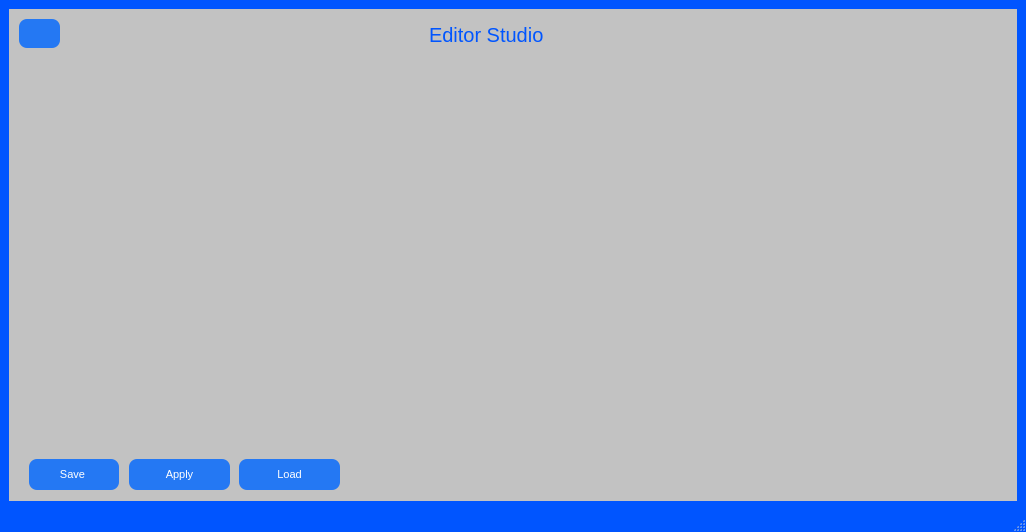
<?xml version="1.0" encoding="UTF-8"?>
<ui version="4.0">
 <class>MainWindow</class>
 <widget class="QMainWindow" name="MainWindow">
  <property name="geometry">
   <rect>
    <x>0</x>
    <y>0</y>
    <width>1026</width>
    <height>532</height>
   </rect>
  </property>
  <property name="windowTitle">
   <string>MainWindow</string>
  </property>
  <property name="styleSheet">
   <string notr="true">QMainWindow{background-color: rgb(0, 85, 255);}




</string>
  </property>
  <widget class="QWidget" name="centralwidget">
   <layout class="QGridLayout" name="gridLayout">
    <item row="0" column="0">
     <widget class="QStackedWidget" name="stackedWidget">
      <property name="styleSheet">
       <string notr="true">QStackedWidget{background-color: rgb(194, 194, 194);}
QLabel{color: rgb(255, 255, 255);}

</string>
      </property>
      <property name="currentIndex">
       <number>2</number>
      </property>
      <widget class="QWidget" name="HomePage">
       <property name="styleSheet">
        <string notr="true">QWidget{background-color: rgb(16, 24, 39);}
QPushButton{background-color: rgb(36, 120, 243);color: rgb(255, 255, 255);
border:none;
border-radius:8px;
padding:10px 24px;
font-weight: blod;
}
QPushButton:hover{background-color: rgb(71, 149, 255);}</string>
       </property>
       <layout class="QVBoxLayout" name="verticalLayout">
        <item alignment="Qt::AlignmentFlag::AlignHCenter|Qt::AlignmentFlag::AlignVCenter">
         <widget class="QLabel" name="APPname">
          <property name="minimumSize">
           <size>
            <width>0</width>
            <height>0</height>
           </size>
          </property>
          <property name="maximumSize">
           <size>
            <width>1000</width>
            <height>1000</height>
           </size>
          </property>
          <property name="font">
           <font>
            <family>Berlin Sans FB Demi</family>
            <pointsize>50</pointsize>
            <italic>false</italic>
            <bold>true</bold>
            <underline>false</underline>
            <strikeout>false</strikeout>
            <stylestrategy>PreferDefault</stylestrategy>
            <kerning>true</kerning>
            <hintingpreference>PreferFullHinting</hintingpreference>
           </font>
          </property>
          <property name="frameShape">
           <enum>QFrame::Shape::NoFrame</enum>
          </property>
          <property name="frameShadow">
           <enum>QFrame::Shadow::Plain</enum>
          </property>
          <property name="midLineWidth">
           <number>0</number>
          </property>
          <property name="text">
           <string>PIXEL LAB</string>
          </property>
          <property name="alignment">
           <set>Qt::AlignmentFlag::AlignCenter</set>
          </property>
          <property name="wordWrap">
           <bool>false</bool>
          </property>
          <property name="margin">
           <number>0</number>
          </property>
          <property name="indent">
           <number>100</number>
          </property>
         </widget>
        </item>
        <item alignment="Qt::AlignmentFlag::AlignHCenter|Qt::AlignmentFlag::AlignTop">
         <widget class="QLabel" name="Wellcoe">
          <property name="font">
           <font>
            <family>Sitka Display Semibold</family>
            <pointsize>15</pointsize>
           </font>
          </property>
          <property name="text">
           <string>Wellcome to PIXEL LAB</string>
          </property>
          <property name="alignment">
           <set>Qt::AlignmentFlag::AlignCenter</set>
          </property>
         </widget>
        </item>
        <item alignment="Qt::AlignmentFlag::AlignHCenter">
         <widget class="QPushButton" name="Start">
          <property name="minimumSize">
           <size>
            <width>200</width>
            <height>0</height>
           </size>
          </property>
          <property name="maximumSize">
           <size>
            <width>350</width>
            <height>40</height>
           </size>
          </property>
          <property name="font">
           <font>
            <pointsize>12</pointsize>
           </font>
          </property>
          <property name="cursor">
           <cursorShape>PointingHandCursor</cursorShape>
          </property>
          <property name="layoutDirection">
           <enum>Qt::LayoutDirection::RightToLeft</enum>
          </property>
          <property name="text">
           <string>Start </string>
          </property>
          <property name="icon">
           <iconset theme="QIcon::ThemeIcon::MediaPlaybackStart"/>
          </property>
         </widget>
        </item>
        <item alignment="Qt::AlignmentFlag::AlignHCenter">
         <widget class="QPushButton" name="Exit">
          <property name="minimumSize">
           <size>
            <width>200</width>
            <height>0</height>
           </size>
          </property>
          <property name="maximumSize">
           <size>
            <width>350</width>
            <height>40</height>
           </size>
          </property>
          <property name="font">
           <font>
            <pointsize>12</pointsize>
           </font>
          </property>
          <property name="cursor">
           <cursorShape>PointingHandCursor</cursorShape>
          </property>
          <property name="layoutDirection">
           <enum>Qt::LayoutDirection::RightToLeft</enum>
          </property>
          <property name="styleSheet">
           <string notr="true">QPushButton{background-color: rgb(121, 121, 121);border:none;
border-radius:8px;
padding:10px 24px;
font-weight: blod;}
QPushButton:hover{background-color: rgb(245, 0, 0);}


</string>
          </property>
          <property name="text">
           <string>Exit </string>
          </property>
          <property name="icon">
           <iconset theme="QIcon::ThemeIcon::ApplicationExit"/>
          </property>
          <property name="iconSize">
           <size>
            <width>15</width>
            <height>15</height>
           </size>
          </property>
         </widget>
        </item>
        <item alignment="Qt::AlignmentFlag::AlignHCenter|Qt::AlignmentFlag::AlignVCenter">
         <widget class="QLabel" name="descriptional">
          <property name="font">
           <font>
            <pointsize>10</pointsize>
           </font>
          </property>
          <property name="text">
           <string>Transform your images . Explore your creativity.</string>
          </property>
          <property name="alignment">
           <set>Qt::AlignmentFlag::AlignCenter</set>
          </property>
         </widget>
        </item>
       </layout>
      </widget>
      <widget class="QWidget" name="MenuPage">
       <property name="styleSheet">
        <string notr="true">QLabel{color: rgb(0, 85, 255);}
QPushButton{background-color: rgb(36, 120, 243);color: rgb(255, 255, 255);
border:none;
border-radius:8px;
padding:10px 24px;
font-weight: blod;
}
QPushButton:hover{background-color: rgb(71, 149, 255);}</string>
       </property>
       <layout class="QVBoxLayout" name="verticalLayout_3">
        <item alignment="Qt::AlignmentFlag::AlignHCenter|Qt::AlignmentFlag::AlignVCenter">
         <widget class="QLabel" name="APPname_2">
          <property name="minimumSize">
           <size>
            <width>0</width>
            <height>0</height>
           </size>
          </property>
          <property name="maximumSize">
           <size>
            <width>1000</width>
            <height>1000</height>
           </size>
          </property>
          <property name="font">
           <font>
            <family>Berlin Sans FB Demi</family>
            <pointsize>50</pointsize>
            <italic>false</italic>
            <bold>true</bold>
            <underline>false</underline>
            <strikeout>false</strikeout>
            <stylestrategy>PreferDefault</stylestrategy>
            <kerning>true</kerning>
            <hintingpreference>PreferFullHinting</hintingpreference>
           </font>
          </property>
          <property name="frameShape">
           <enum>QFrame::Shape::NoFrame</enum>
          </property>
          <property name="frameShadow">
           <enum>QFrame::Shadow::Plain</enum>
          </property>
          <property name="midLineWidth">
           <number>0</number>
          </property>
          <property name="text">
           <string>PIXEL LAB</string>
          </property>
          <property name="alignment">
           <set>Qt::AlignmentFlag::AlignCenter</set>
          </property>
          <property name="wordWrap">
           <bool>false</bool>
          </property>
          <property name="margin">
           <number>0</number>
          </property>
          <property name="indent">
           <number>100</number>
          </property>
         </widget>
        </item>
        <item alignment="Qt::AlignmentFlag::AlignHCenter|Qt::AlignmentFlag::AlignTop">
         <widget class="QLabel" name="description_2">
          <property name="font">
           <font>
            <pointsize>11</pointsize>
           </font>
          </property>
          <property name="text">
           <string>IMAGE PROCESSING STUDIO</string>
          </property>
          <property name="alignment">
           <set>Qt::AlignmentFlag::AlignCenter</set>
          </property>
         </widget>
        </item>
        <item alignment="Qt::AlignmentFlag::AlignHCenter">
         <widget class="QPushButton" name="MenuPage_2">
          <property name="minimumSize">
           <size>
            <width>200</width>
            <height>0</height>
           </size>
          </property>
          <property name="maximumSize">
           <size>
            <width>350</width>
            <height>40</height>
           </size>
          </property>
          <property name="layoutDirection">
           <enum>Qt::LayoutDirection::RightToLeft</enum>
          </property>
          <property name="text">
           <string>Edit Image </string>
          </property>
          <property name="icon">
           <iconset theme="QIcon::ThemeIcon::CameraWeb"/>
          </property>
         </widget>
        </item>
        <item alignment="Qt::AlignmentFlag::AlignHCenter">
         <widget class="QPushButton" name="About">
          <property name="minimumSize">
           <size>
            <width>200</width>
            <height>0</height>
           </size>
          </property>
          <property name="maximumSize">
           <size>
            <width>350</width>
            <height>40</height>
           </size>
          </property>
          <property name="layoutDirection">
           <enum>Qt::LayoutDirection::RightToLeft</enum>
          </property>
          <property name="styleSheet">
           <string notr="true">QPushButton{background-color: rgb(121, 121, 121);border:none;
border-radius:8px;
padding:10px 24px;
font-weight: blod;}
QPushButton:hover{background-color: rgb(122, 129, 143);}
</string>
          </property>
          <property name="text">
           <string>About </string>
          </property>
          <property name="icon">
           <iconset theme="QIcon::ThemeIcon::HelpAbout"/>
          </property>
          <property name="iconSize">
           <size>
            <width>15</width>
            <height>15</height>
           </size>
          </property>
         </widget>
        </item>
        <item alignment="Qt::AlignmentFlag::AlignHCenter">
         <widget class="QPushButton" name="Back">
          <property name="minimumSize">
           <size>
            <width>200</width>
            <height>0</height>
           </size>
          </property>
          <property name="maximumSize">
           <size>
            <width>350</width>
            <height>40</height>
           </size>
          </property>
          <property name="font">
           <font>
            <pointsize>10</pointsize>
           </font>
          </property>
          <property name="layoutDirection">
           <enum>Qt::LayoutDirection::RightToLeft</enum>
          </property>
          <property name="styleSheet">
           <string notr="true">QPushButton{background-color: rgb(121, 121, 121);border:none;
border-radius:8px;
padding:10px 24px;
font-weight: blod;}
QPushButton:hover{background-color: rgb(122, 129, 143);}
</string>
          </property>
          <property name="text">
           <string>Back </string>
          </property>
          <property name="icon">
           <iconset theme="QIcon::ThemeIcon::GoPrevious"/>
          </property>
          <property name="iconSize">
           <size>
            <width>15</width>
            <height>15</height>
           </size>
          </property>
         </widget>
        </item>
       </layout>
      </widget>
      <widget class="QWidget" name="EditPage_2">
       <property name="styleSheet">
        <string notr="true">QLabel{color: rgb(0, 85, 255);}
QPushButton{background-color: rgb(36, 120, 243);color: rgb(255, 255, 255);
border:none;
border-radius:8px;
padding:10px 24px;
font-weight: blod;
}
QPushButton:hover{background-color: rgb(71, 149, 255);}</string>
       </property>
       <widget class="QLabel" name="Title">
        <property name="geometry">
         <rect>
          <x>420</x>
          <y>10</y>
          <width>161</width>
          <height>31</height>
         </rect>
        </property>
        <property name="font">
         <font>
          <pointsize>15</pointsize>
         </font>
        </property>
        <property name="cursor">
         <cursorShape>ArrowCursor</cursorShape>
        </property>
        <property name="text">
         <string>Editor Studio</string>
        </property>
       </widget>
       <widget class="QLabel" name="imageLabel">
        <property name="geometry">
         <rect>
          <x>12</x>
          <y>50</y>
          <width>981</width>
          <height>391</height>
         </rect>
        </property>
        <property name="text">
         <string/>
        </property>
       </widget>
       <widget class="QPushButton" name="apply">
        <property name="geometry">
         <rect>
          <x>120</x>
          <y>450</y>
          <width>101</width>
          <height>31</height>
         </rect>
        </property>
        <property name="font">
         <font>
          <pointsize>8</pointsize>
         </font>
        </property>
        <property name="cursor">
         <cursorShape>PointingHandCursor</cursorShape>
        </property>
        <property name="text">
         <string>Apply</string>
        </property>
        <property name="icon">
         <iconset theme="QIcon::ThemeIcon::DocumentProperties"/>
        </property>
       </widget>
       <widget class="QPushButton" name="open">
        <property name="geometry">
         <rect>
          <x>230</x>
          <y>450</y>
          <width>101</width>
          <height>31</height>
         </rect>
        </property>
        <property name="font">
         <font>
          <pointsize>8</pointsize>
         </font>
        </property>
        <property name="cursor">
         <cursorShape>PointingHandCursor</cursorShape>
        </property>
        <property name="text">
         <string>Load</string>
        </property>
        <property name="icon">
         <iconset theme="QIcon::ThemeIcon::DocumentNew"/>
        </property>
       </widget>
       <widget class="QPushButton" name="Save">
        <property name="geometry">
         <rect>
          <x>20</x>
          <y>450</y>
          <width>90</width>
          <height>31</height>
         </rect>
        </property>
        <property name="font">
         <font>
          <pointsize>8</pointsize>
         </font>
        </property>
        <property name="cursor">
         <cursorShape>PointingHandCursor</cursorShape>
        </property>
        <property name="text">
         <string>Save </string>
        </property>
        <property name="icon">
         <iconset theme="QIcon::ThemeIcon::DocumentSave"/>
        </property>
       </widget>
       <widget class="QPushButton" name="Back_2">
        <property name="geometry">
         <rect>
          <x>10</x>
          <y>10</y>
          <width>41</width>
          <height>29</height>
         </rect>
        </property>
        <property name="cursor">
         <cursorShape>PointingHandCursor</cursorShape>
        </property>
        <property name="text">
         <string/>
        </property>
        <property name="icon">
         <iconset theme="QIcon::ThemeIcon::GoPrevious"/>
        </property>
       </widget>
      </widget>
     </widget>
    </item>
   </layout>
  </widget>
  <widget class="QStatusBar" name="statusbar"/>
 </widget>
 <resources/>
 <connections/>
</ui>
